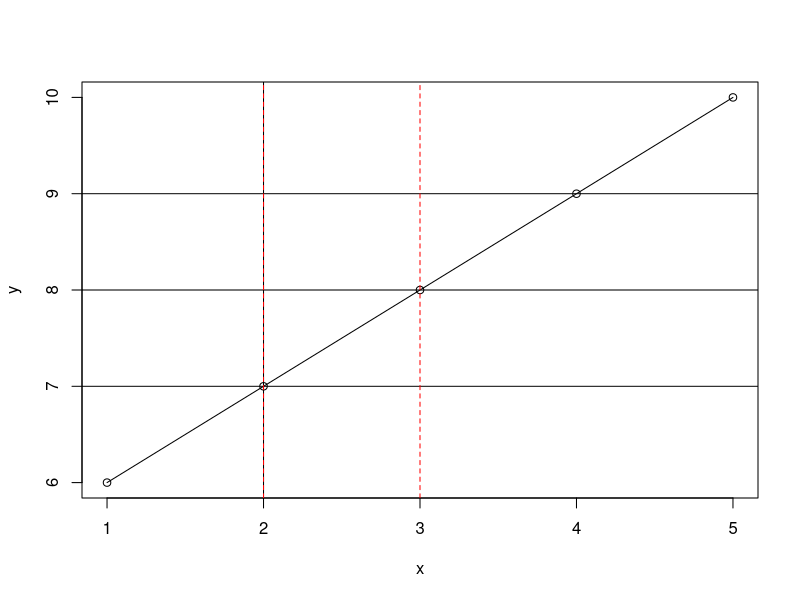
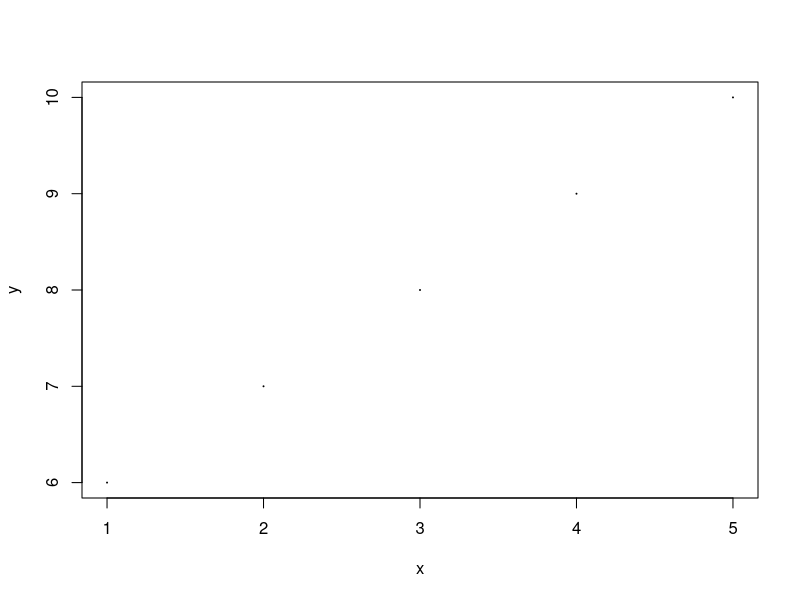
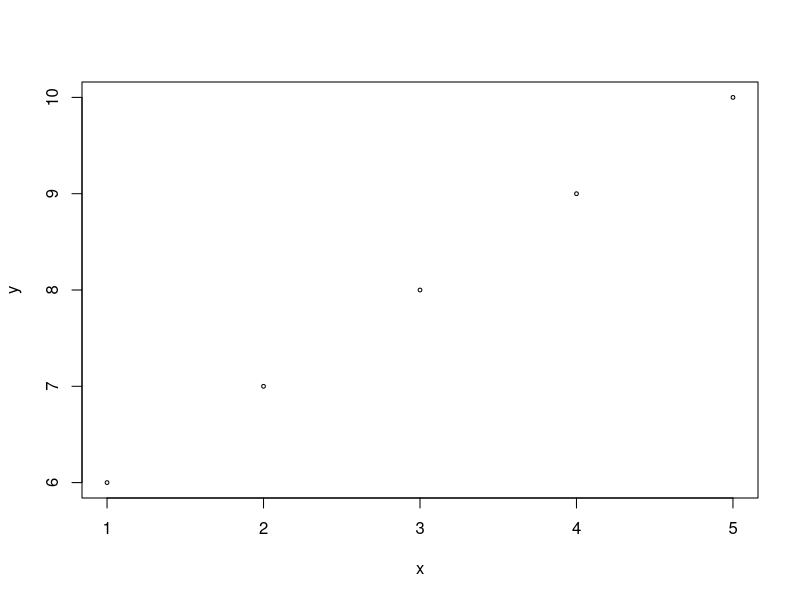
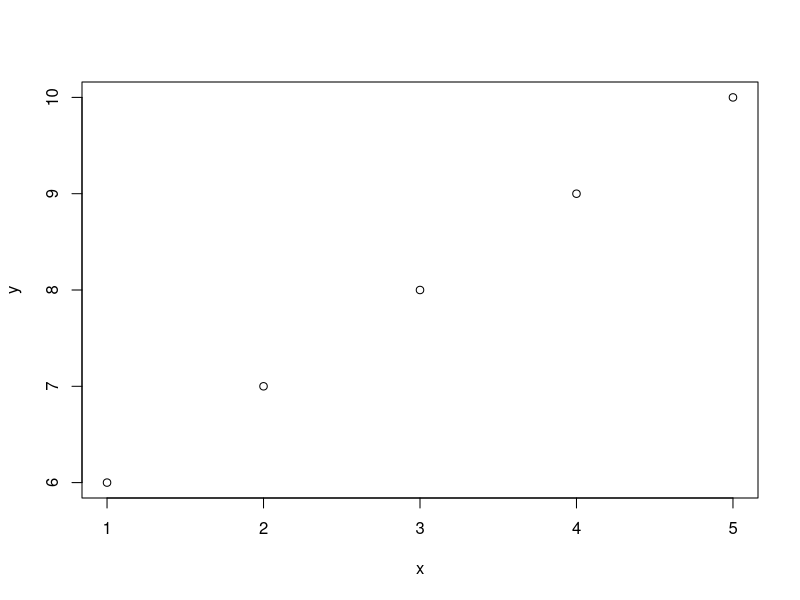
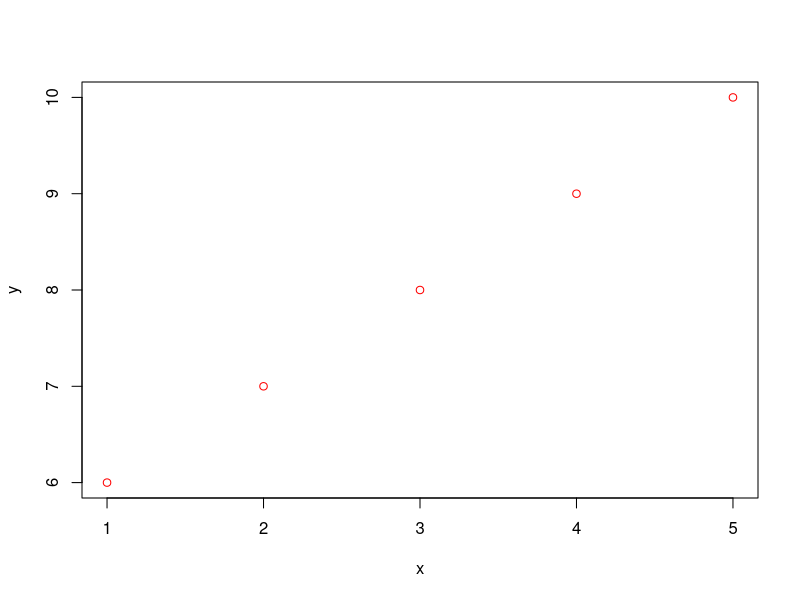
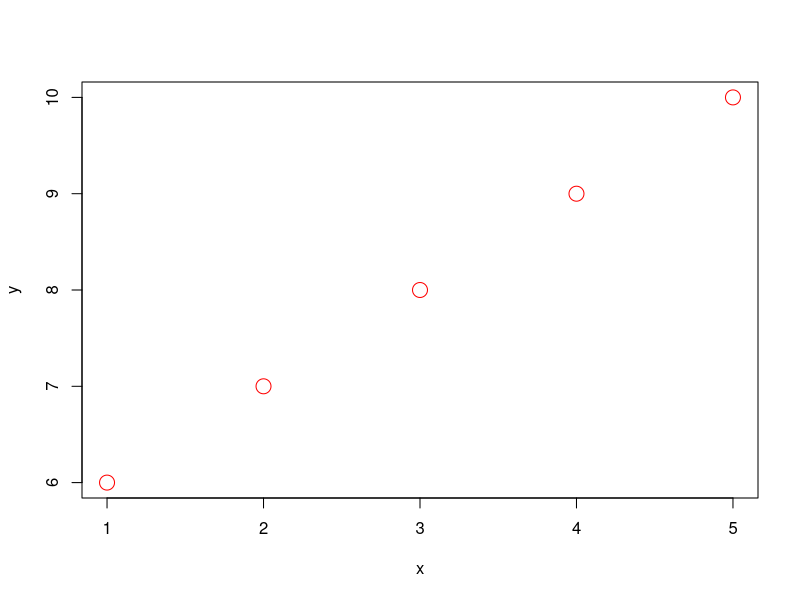
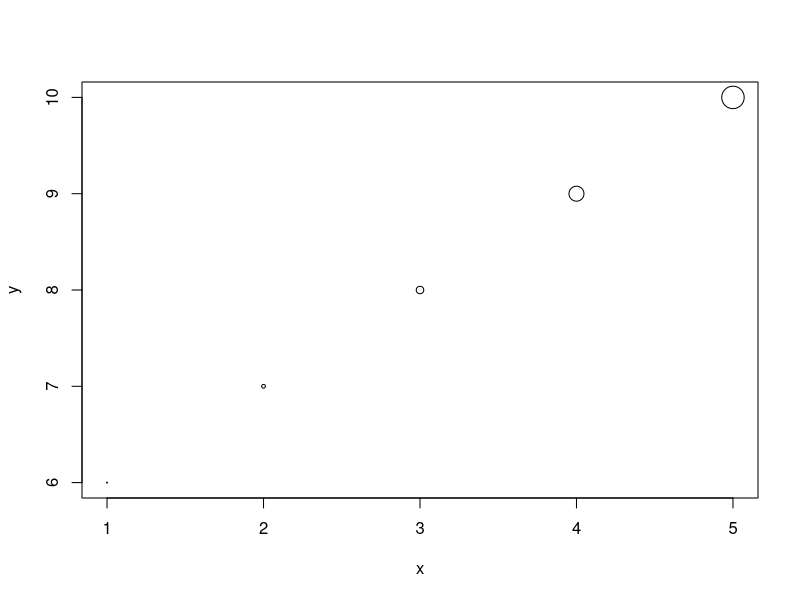
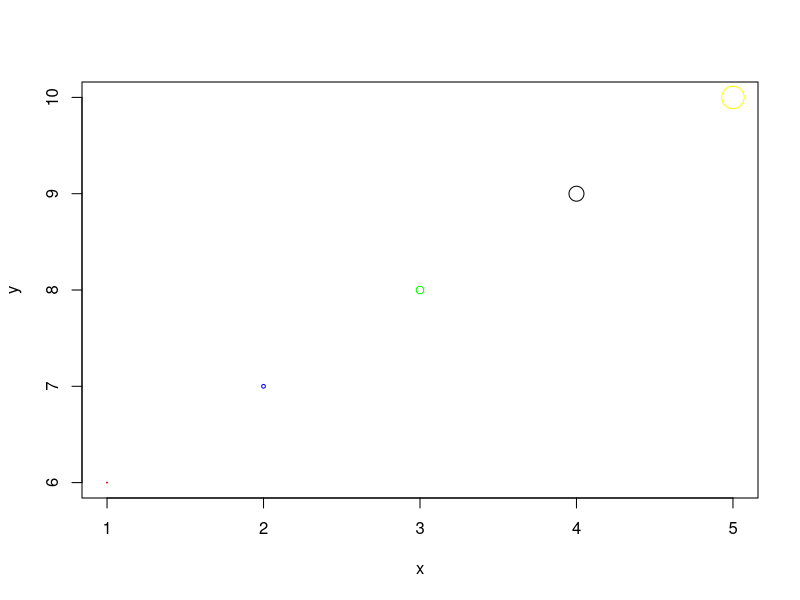

R code for these plots, in order: (Note: this script raises an error after producing the figures.)
## example R code (intro to R part 2)
## author: alice yue


## TRUE/FALSE variables ####

x <- TRUE
y <- FALSE

if (x) {
    print("x is true")
}
if (y) {
    print("y is true")
}

# condition statements evaluate to TRUE/FALSE!
x1 <- 1
x <- x1<=10 & x1>-5 & x1!=0
x
x1 <= 10
if (x) {
    print("x1 is betwen -4 and 10 and is not 0")
}

## TRUE/FALSE can be used for indexing vectors
xv1 <- c(1, 3, 5, 10, -1, 0, Inf, -Inf)
xv2 <- append(xv1, c(NA, NULL, log(-1))) # append() merges two vectors or lists
xv1
xv2

xv1i <- xv1 < 10
xv1i
xv1I <- which(xv1i)
xv1I
xv1[xv1i]
xv1[xv1I]

xv2i <- xv2 < 10
xv2i
which(xv2i)
xv2[xv2i] # by default, all NaN and NA are converted to NA

## TRUE/FALLSE can be used for indexing in matrices and data.frames()
m1 <- matrix(c(1:20), ncol=5, nrow=4)
m1
colnames(m1) <- c("a", "b", "c", "4", "5")
m1

m1i <- m1[,"a"] > 2
m1[m1i, "a"]
m1[which(m1i), "a"]
m1[m1i,] # it can be used here because: length(m1i) == nrow(m1) is TRUE

m1j <- m1[2,] > 2
m1[2, m1j]
m1[2, which(m1j)]
m1[ , m1j]


## plotting ####
m2 <- matrix(c(1:10), ncol=2, nrow=5)
m2
colnames(m2) <- c("x", "y")
plot(m2)
lines(m2)
abline(h=7)
abline(v=2)
abline(h=c(8,9))
abline(v=c(2,3), lty="dashed", col="red")
graphics.off() # close plot

# we can also change the size and colour of our points
plot(m2, cex=0.1)
plot(m2, cex=0.5)
plot(m2, cex=1)

plot(m2, col="red")
plot(m2, cex=2, col="red")

# we can also customize the size for each row
plot(m2, cex=c(0.1, 0.5, 1, 2, 3)) 
plot(m2, cex=c(0.1, 0.5, 1, 2, 3), col=c("red", "blue", "green", "black", "yellow")) 

# since size and colours are vectors, we can use condition indexing!
colours <- rep("red", 5)
colours
m2i <- m2[,"x"] < 2 & m2[,"y"] < 8
colours[m2i] <- "blue"
colours
plot(m2, cex=0.5, col=colours)

# add a title with main!
plot(m2, cex=0.5, col=colours, main="my first plot!")


## TRY: practice problems ####

# 4. write a function called "myfunction4" that outputs the following:
#    (you can assume the user gives 3 whole numbers as input arguments)

a <- myfunction4(2, -5, 6)
print(a)
# > a <- myfunction4(2, -5, 6)
# [1] 8
# [1] 7
# [1] 6
# [1] 5
# [1] 4
# [1] 3
# [1] 2
# [1] 1
# > print(a)
# [1] 1

a <- myfunction4(1, 1, 4)
print(a)
# > a <- myfunction4(1, 1, 4)
# [1] "first two arguments shouldn't be the same!"
# > print(a)
# [1] 4

a <- myfunction4(0, 10, 3)
print(a)
# [1] 3
# [1] 4
# [1] 5
# [1] 6
# [1] 7
# [1] 8
# [1] 9
# [1] 10
# [1] 11
# [1] 12
# [1] 13
print(a)
# [1] 13

# 5. write a function called "myfunction5" that takes in two numeric variables
#    a and b. it will return a vector of length 3. 
#    if a is greater than b, it will return c(TRUE, FALSE, FALSE)
#    if a is equal to b, it will return c(FALSE, TRUE, FALSE)
#    if a is less than b, it will return c(FALSE, FALSE, TRUE)
myfunction5(4,3)
# TRUE FALSE FALSE
myfunction5(5,5)
# FALSE TRUE FALSE
myfunction5(1,3)
# FALSE FALSE TRUE

# 6. write a function called "myfunction6" that print() out the following given
#    three numeric variables. 
#    hint: use the function you created in question 5!
myfunction6(1,3,50)
# [1] "x is less than y"
# [1] "x is less than z"
# [1] "y is less than z"
myfunction6(-9,0,-10)
# [1] "x is less than y"
# [1] "x is greater than z"
# [1] "y is greater than z"
myfunction6(2,100,3)
# [1] "x is less than y"
# [1] "x is less than z"
# [1] "y is greater than z"


## practice problem solutions
# 4. 
myfunction4 <- function(x, y, z) {
    if (x==y) {
        print("first two arguments shouldn't be the same!")
        return(z)
    }
    for (i in c(x:y)) {
        a <- z + i
        print(a)
    }
    return(a)
}

# 5.
myfunction5 <- function(a, b) {
    bools <- c(a < b, a == b, a > b)
    return(bools)
}

# 6.
myfunction6 <- function(x, y, z) {
    xy <- myfunction5(x, y)
    xz <- myfunction5(x, z)
    yz <- myfunction5(y, z)
    answer <- c("less than", "equal to", "greater than")
    print(paste0("x is ", answer[xy], " y"))
    print(paste0("x is ", answer[xz], " z"))
    print(paste0("y is ", answer[yz], " z"))
}
